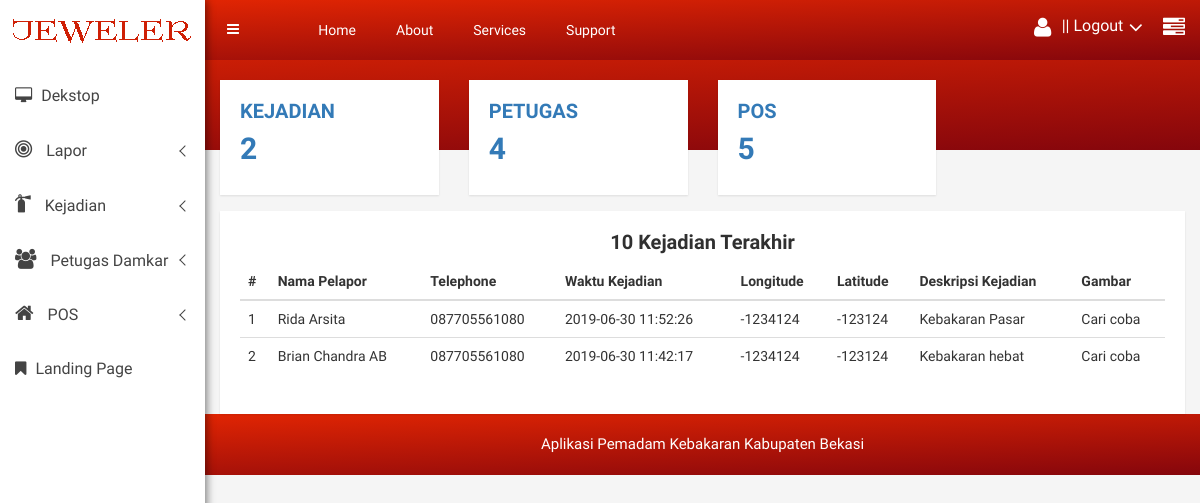
Page /index.php (signed in) on the earlier database version.
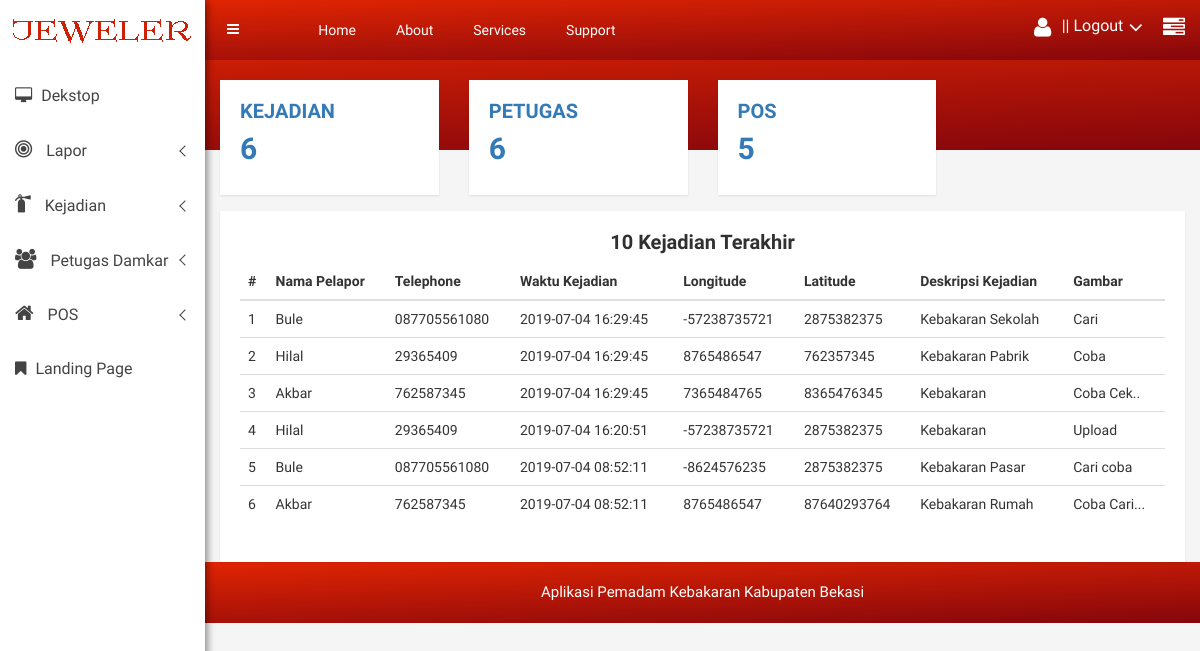
Same page on the later database version.
### tables this page shows
CREATE TABLE `kejadian` (
  `id_kejadian` int(11) NOT NULL,
  `id_masyarakat_pelapor` int(11) NOT NULL,
  `tanggal_waktu_kejadian` timestamp NOT NULL DEFAULT current_timestamp(),
  `longitude` double NOT NULL,
  `latitude` double NOT NULL,
  `deskripsi_kejadian` text NOT NULL,
  `gambar` varchar(225) NOT NULL
);

CREATE TABLE `masyarakat_pelapor` (
  `id_masyarakat_pelapor` int(11) NOT NULL,
  `no_ktp` varchar(25) NOT NULL,
  `nama_masyarakat_pelapor` varchar(25) NOT NULL,
  `telp` varchar(25) NOT NULL,
  `alamat` varchar(255) NOT NULL,
  `username` varchar(25) DEFAULT NULL,
  `password` varchar(25) DEFAULT NULL
);

### web/index.php (the view, shortened to what this page needs)
<?php
$kon = koneksi_db();
$query = mysqli_query($kon, "SELECT masyarakat_pelapor.telp, masyarakat_pelapor.nama_masyarakat_pelapor as nama_masyarakat,kejadian.* FROM masyarakat_pelapor INNER JOIN kejadian ON masyarakat_pelapor.id_masyarakat_pelapor = kejadian.id_masyarakat_pelapor order by tanggal_waktu_kejadian desc limit 10");
$res_kejadian = mysqli_query($kon, "SELECT * FROM kejadian");
$num_kejadian = mysqli_num_rows($res_kejadian);
$res_petugas = mysqli_query($kon, "SELECT * FROM petugas");
$num_petugas = mysqli_num_rows($res_petugas);
$res_pos = mysqli_query($kon, "SELECT * FROM pos");
$num_pos = mysqli_num_rows($res_pos);
include '../templeting/headerhtml.php';
include '../templeting/content.php';
include '../templeting/logo.php';
include '../templeting/contenthtml.php';
?>
<div class="section-admin container-fluid">
    <div class="row admin text-center">
        <div class="col-md-12">
            <div class="row">
                <a href ="data_kejadian.php">
                    <div class="col-lg-3 col-md-3 col-sm-3 col-xs-12" style="margin-bottom:1px;">
                        <div class="admin-content analysis-progrebar-ctn res-mg-t-30">
                            <h4 class="text-left text-uppercase"><b>Kejadian</b></h4>
                            <h2 class="text-left text-uppercase"><b>
                                <?php
                                                echo $num_kejadian;
                                ?>
                                    </b></h2>
                       </div>
                    </div>
                </a>
                <a href ="data_petugas.php">
                    <div class="col-lg-3 col-md-3 col-sm-3 col-xs-12">
                        <div class="admin-content analysis-progrebar-ctn res-mg-t-30">
                            <h4 class="text-left text-uppercase"><b>Petugas</b></h4>
                           <h2 class="text-left text-uppercase"><b><?php
                           echo $num_petugas;
                           ?>
                           </b></h2>
                        </div>
                    </div>
                </a>
                 <a href ="data_pos.php">
                    <div class="col-lg-3 col-md-3 col-sm-3 col-xs-12">
                        <div class="admin-content analysis-progrebar-ctn res-mg-t-30">
                            <h4 class="text-left text-uppercase"><b>Pos</b></h4>
                                    <h2 class="text-left text-uppercase"><b>
                               <?php
                               echo $num_pos
                               ?>
                                </b></h2>
                           </div>
                        </div>
                    </div>
            </div>
        </div>
    </div>
<div class="static-table-area mg-t-15">
    <div class="container-fluid">
        <div class="row">
            <div class="col-lg-12 col-md-12 col-sm-12 col-xs-12">
                <div class="sparkline8-list">
                    <div class="sparkline8-hd">
                        <div class="main-sparkline8-hd">
                            <center><h1>10 Kejadian Terakhir</h1></center>
                        </div>
                    </div>
                    <div class="sparkline8-graph">
                        <div class="static-table-list">
                            <table class="table">
                                <thead>
                                    <tr>
                                        <th>#</th>
                                        <th>Nama Pelapor</th>
                                        <th>Telephone</th>
                                        <th>Waktu Kejadian</th>
                                        <th>Longitude</th>
                                        <th>Latitude</th>
                                        <th>Deskripsi Kejadian</th>
                                        <th>Gambar</th>
                                    </tr>
                                </thead>
                                <tbody>
                                    <?php
                                    $no = 1;
                                    while ($result = mysqli_fetch_object($query)) {
                                        ?>
                                        <tr>
                                            <td><?php echo $no++; ?></td>
                                            <td><?php echo $result->nama_masyarakat ?></td>
                                            <td><?php echo $result->telp ?></td>
                                            <td><?php echo $result->tanggal_waktu_kejadian ?></td>
                                            <td><?php echo $result->longitude ?></td>
                                            <td><?php echo $result->latitude ?></td>
                                            <td><?php echo $result->deskripsi_kejadian ?></td>
                                            <td><?php echo $result->gambar ?></td>
                                        </tr>
                                        <?php
                                    }
                                    ?>
                                </tbody>
                            </table>
                        </div>
                    </div>
                </div>
            </div>
        </div>
    </div>
</div>
<?php
include '../templeting/footer.php';
include '../templeting/footerhtml.php';
?>

### templeting/headerhtml.php (shortened to what this page needs)
<!doctype html>
<html class="no-js" lang="en">
<head>
    <link rel="stylesheet" href="../css/bootstrap.min.css">
    <link rel="stylesheet" href="../css/font-awesome.min.css">
    <link rel="stylesheet" href="../css/owl.carousel.css">
    <link rel="stylesheet" href="../css/owl.theme.css">
    <link rel="stylesheet" href="../css/owl.transitions.css">
    <link rel="stylesheet" href="../css/animate.css">
    <link rel="stylesheet" href="../css/normalize.css">
    <link rel="stylesheet" href="../css/meanmenu.min.css">
    <link rel="stylesheet" href="../css/main.css">
    <link rel="stylesheet" href="../css/morrisjs/morris.css">
    <link rel="stylesheet" href="../css/scrollbar/jquery.mCustomScrollbar.min.css">
    <link rel="stylesheet" href="../css/metisMenu/metisMenu.min.css">
    <link rel="stylesheet" href="../css/metisMenu/metisMenu-vertical.css">
    <link rel="stylesheet" href="../css/calendar/fullcalendar.min.css">
    <link rel="stylesheet" href="../css/calendar/fullcalendar.print.min.css">
    <link rel="stylesheet" href="../css/editor/select2.css">
    <link rel="stylesheet" href="../css/editor/datetimepicker.css">
    <link rel="stylesheet" href="../css/editor/bootstrap-editable.css">
    <link rel="stylesheet" href="../css/editor/x-editor-style.css">
    <link rel="stylesheet" href="../css/data-table/bootstrap-table.css">
    <link rel="stylesheet" href="../css/data-table/bootstrap-editable.css">
    <link rel="stylesheet" href="../style.css">
    <link rel="stylesheet" href="../css/responsive.css">
</head>
<body>

### templeting/content.php (shortened to what this page needs)
<div class="left-sidebar-pro">
    <nav id="sidebar" class="">
        <div class="sidebar-header">
            <a href="index.html"><img class="main-logo" src="../img/logo/logo.png" alt="" /></a>
        </div>
        <div class="left-custom-menu-adp-wrap comment-scrollbar">
            <nav class="sidebar-nav left-sidebar-menu-pro">
                <ul class="metismenu" id="menu1">
                    <li class="#">
                    <li><a title="Dekstop" href="index.php" aria-expanded="false"><i class="fa fa-desktop icon-wrap sub-icon-mg" aria-hidden="true"></i> <span class="mini-click-non">Dekstop</span></a></li>
                    </li>
                    <li class="#">
                        <a class="has-arrow" href="index.html">
                            <i class="fa big-icon fa-bullseye icon-wrap"></i>
                            <span class="mini-click-non">Lapor</span>
                        </a>
                    </li>
                    <li calss="#">
                        <a class="has-arrow" href="" aria-expanded="false"><i class="fa big-icon fa-fire-extinguisher icon-wrap"></i> <span class="mini-click-non">Kejadian</span></a>
                    </li>
                    <li calss="#">
                        <a class="has-arrow" href="" aria-expanded="false"><i class="fa big-icon fa-users icon-wrap"></i> <span class="mini-click-non">Petugas Damkar</span></a>
                    </li>
                    <li calss="#">
                        <a class="has-arrow" href="" aria-expanded="false"><i class="fa big-icon fa-home icon-wrap"></i> <span class="mini-click-non">POS</span></a>
                    </li>
                    <li><a title="Landing Page" href="#" aria-expanded="false"><i class="fa fa-bookmark icon-wrap sub-icon-mg" aria-hidden="true"></i> <span class="mini-click-non">Landing Page</span></a></li>
                </ul>
            </nav>
        </div>
    </nav>
</div>
<div class="all-content-wrapper">

### templeting/logo.php (shortened to what this page needs)
<div class="container-fluid">
    <div class="row">
        <div class="col-lg-12 col-md-12 col-sm-12 col-xs-12">
            <div class="logo-pro">
            </div>
        </div>
    </div>
</div>

### templeting/contenthtml.php (shortened to what this page needs)
<div class="header-advance-area">
    <div class="header-top-area">
        <div class="container-fluid">
            <div class="row">
                <div class="col-lg-12 col-md-12 col-sm-12 col-xs-12">
                    <div class="header-top-wraper">
                        <div class="row">
                            <div class="col-lg-1 col-md-0 col-sm-1 col-xs-12">
                                <div class="menu-switcher-pro">
                                    <button type="button" id="sidebarCollapse" class="btn bar-button-pro header-drl-controller-btn btn-info navbar-btn">
                                        <i class="fa fa-bars"></i>
                                    </button>
                                </div>
                            </div>
                            <div class="col-lg-6 col-md-7 col-sm-6 col-xs-12">
                                <div class="header-top-menu tabl-d-n">
                                    <ul class="nav navbar-nav mai-top-nav">
                                        <li class="nav-item"><a href="index.php" class="nav-link">Home</a>
                                        </li>
                                        <li class="nav-item"><a href="#" class="nav-link">About</a>
                                        </li>
                                        <li class="nav-item"><a href="#" class="nav-link">Services</a>
                                        </li>
                                        <li class="nav-item"><a href="#" class="nav-link">Support</a>
                                        </li>
                                    </ul>
                                </div>
                            </div>
                            <div class="col-lg-5 col-md-5 col-sm-12 col-xs-12">
                                <div class="header-right-info">
                                    <ul class="nav navbar-nav mai-top-nav header-right-menu">
                                        <li class="nav-item">
                                            <a href="#" data-toggle="dropdown" role="button" aria-expanded="false" class="nav-link dropdown-toggle">
                                                <i class="fa fa-user adminpro-user-rounded header-riht-inf" aria-hidden="true"></i>
                                                <span class="admin-name"> <?= $_SESSION['level_user']?> || Logout</span>
                                                <i class="fa fa-angle-down adminpro-icon adminpro-down-arrow"></i>
                                            </a>
                                        </li>
                                        <li class="nav-item nav-setting-open"><a href="#" data-toggle="dropdown" role="button" aria-expanded="false" class="nav-link dropdown-toggle"><i class="fa fa-tasks"></i></a></li>
                                    </ul>
                                </div>
                            </div>
                        </div>
                    </div>
                </div>
            </div>
        </div>
    </div>
    <div class="breadcome-area">
        <div class="container-fluid">
            <div class="row">
                <div class="col-lg-12 col-md-12 col-sm-12 col-xs-12">
                    <div class="breadcome-list">
                    </div>
                </div>
            </div>
        </div>
    </div>
</div>

### templeting/footer.php
<div class="footer-copyright-area">
    <div class="container-fluid">
        <div class="row">
            <div class="col-lg-12">
                <div class="footer-copy-right">
                    <p>Aplikasi Pemadam Kebakaran Kabupaten Bekasi</p>
                </div>
            </div>
        </div>
    </div>
</div>

### templeting/footerhtml.php (shortened to what this page needs)
</body>
</html>

### css/main.css (style rules this page uses)
html { color: #222; font-size: 1em; line-height: 1.4; }
audio, canvas, iframe, img, svg, video { vertical-align: middle; }

### css/metisMenu/metisMenu-vertical.css (style rules this page uses)
.sidebar-nav { background: #fff; }
.sidebar-nav ul { padding: 0; margin: 0; list-style: none; background: #f5f5f5; }
.sidebar-nav .metismenu { background: #fff; display: -webkit-box; display: -ms-flexbox; display: flex; -webkit-box-orient: vertical; -webkit-box-direction: normal; -ms-flex-direction: column; flex-direction: column; }
.sidebar-nav .metismenu li + li { margin-top: 5px; }
.sidebar-nav .metismenu li:first-child { margin-top: 5px; }
.sidebar-nav .metismenu li:last-child { margin-bottom: 5px; }
.sidebar-nav .metismenu > li { display: -webkit-box; display: -ms-flexbox; display: flex; -webkit-box-orient: vertical; -webkit-box-direction: normal; -ms-flex-direction: column; flex-direction: column; position: relative; }
.sidebar-nav .metismenu a { position: relative; display: block; padding: 13px 15px; color: #444; outline-width: 0; transition: all .3s ease-out; font-size:16px; }
.sidebar-nav .metismenu li .icon-wrap { margin-right:10px; font-size:20px; }
.sidebar-nav .metismenu li .sub-icon-mg { margin-right:5px; font-size:16px; }

Differences in the rows shown:
removed kejadian: id_masyarakat_pelapor.nama_masyarakat_pelapor "Rida Arsita", id_masyarakat_pelapor.telp "087705561080", tanggal_waktu_kejadian "2019-06-30 11:52:26", longitude "-1234124", latitude "-123124", deskripsi_kejadian "Kebakaran Pasar", gambar "Cari coba"
removed kejadian: id_masyarakat_pelapor.nama_masyarakat_pelapor "Brian Chandra AB", id_masyarakat_pelapor.telp "087705561080", tanggal_waktu_kejadian "2019-06-30 11:42:17", longitude "-1234124", latitude "-123124", deskripsi_kejadian "Kebakaran hebat", gambar "Cari coba"
added kejadian: id_masyarakat_pelapor.nama_masyarakat_pelapor "Bule", id_masyarakat_pelapor.telp "087705561080", tanggal_waktu_kejadian "2019-07-04 16:29:45", longitude "-57238735721", latitude "2875382375", deskripsi_kejadian "Kebakaran Sekolah", gambar "Cari"
added kejadian: id_masyarakat_pelapor.nama_masyarakat_pelapor "Hilal", id_masyarakat_pelapor.telp "29365409", tanggal_waktu_kejadian "2019-07-04 16:29:45", longitude "8765486547", latitude "762357345", deskripsi_kejadian "Kebakaran Pabrik", gambar "Coba"
added kejadian: id_masyarakat_pelapor.nama_masyarakat_pelapor "Akbar", id_masyarakat_pelapor.telp "762587345", tanggal_waktu_kejadian "2019-07-04 16:29:45", longitude "7365484765", latitude "8365476345", deskripsi_kejadian "Kebakaran", gambar "Coba Cek.."
added kejadian: id_masyarakat_pelapor.nama_masyarakat_pelapor "Hilal", id_masyarakat_pelapor.telp "29365409", tanggal_waktu_kejadian "2019-07-04 16:20:51", longitude "-57238735721", latitude "2875382375", deskripsi_kejadian "Kebakaran", gambar "Upload"
added kejadian: id_masyarakat_pelapor.nama_masyarakat_pelapor "Bule", id_masyarakat_pelapor.telp "087705561080", tanggal_waktu_kejadian "2019-07-04 08:52:11", longitude "-8624576235", latitude "2875382375", deskripsi_kejadian "Kebakaran Pasar", gambar "Cari coba"
added kejadian: id_masyarakat_pelapor.nama_masyarakat_pelapor "Akbar", id_masyarakat_pelapor.telp "762587345", tanggal_waktu_kejadian "2019-07-04 08:52:11", longitude "8765486547", latitude "87640293764", deskripsi_kejadian "Kebakaran Rumah", gambar "Coba Cari..."
Other differences:
$num_kejadian: "2" → "6"
$num_petugas: "4" → "6"
